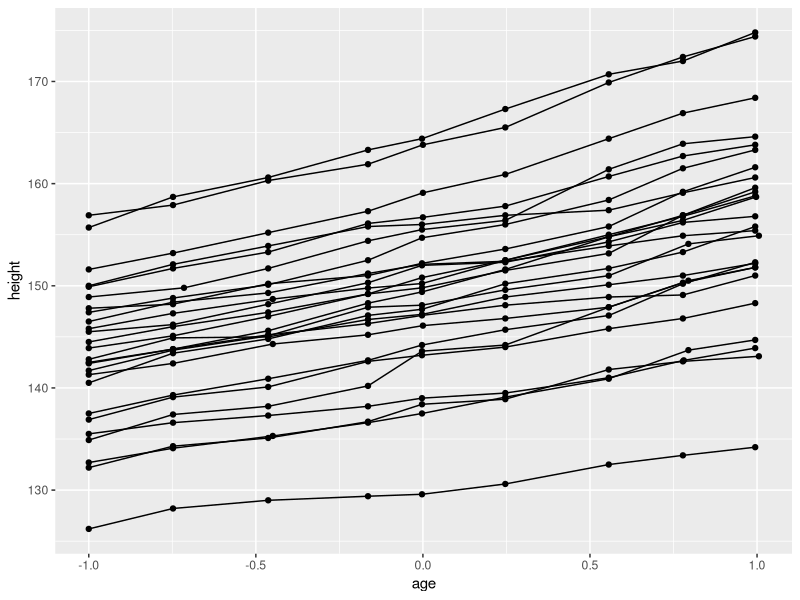
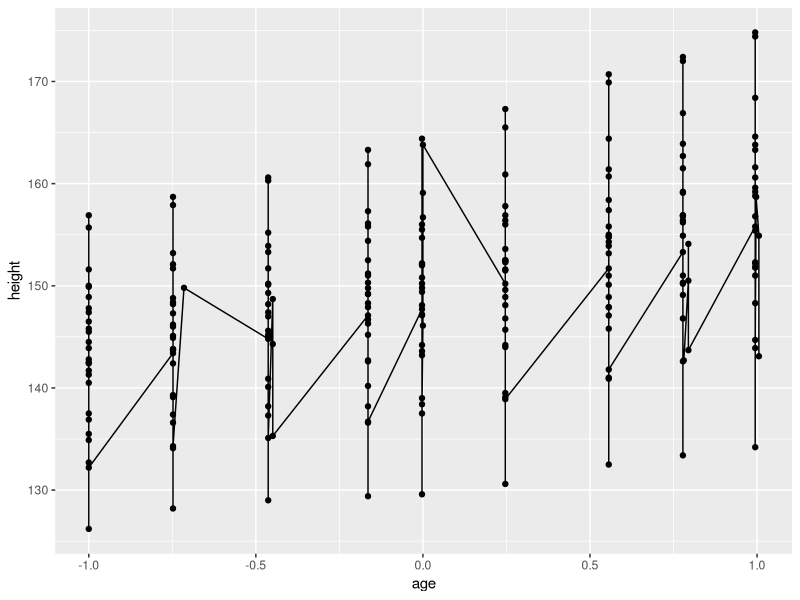
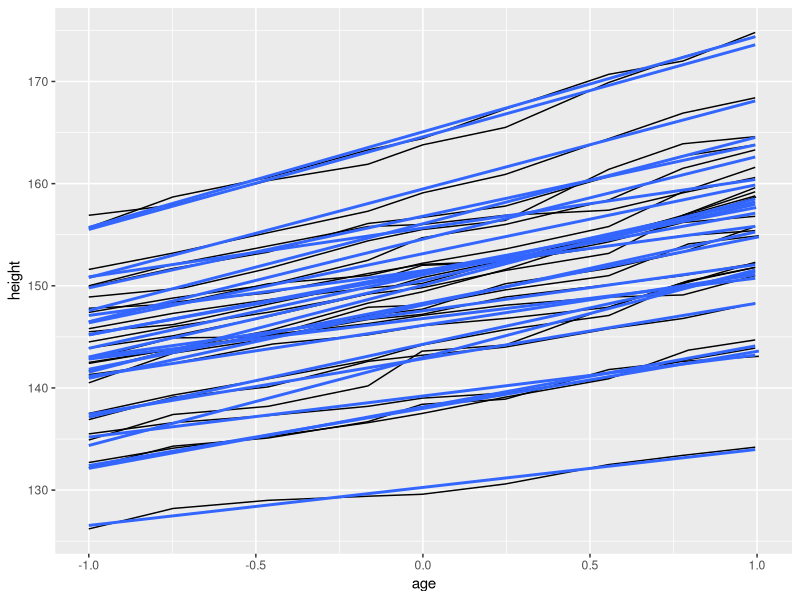
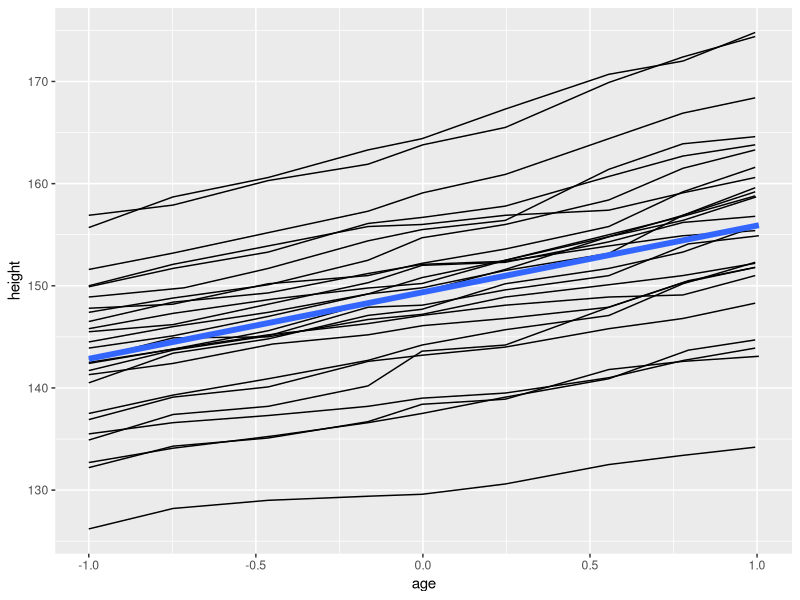
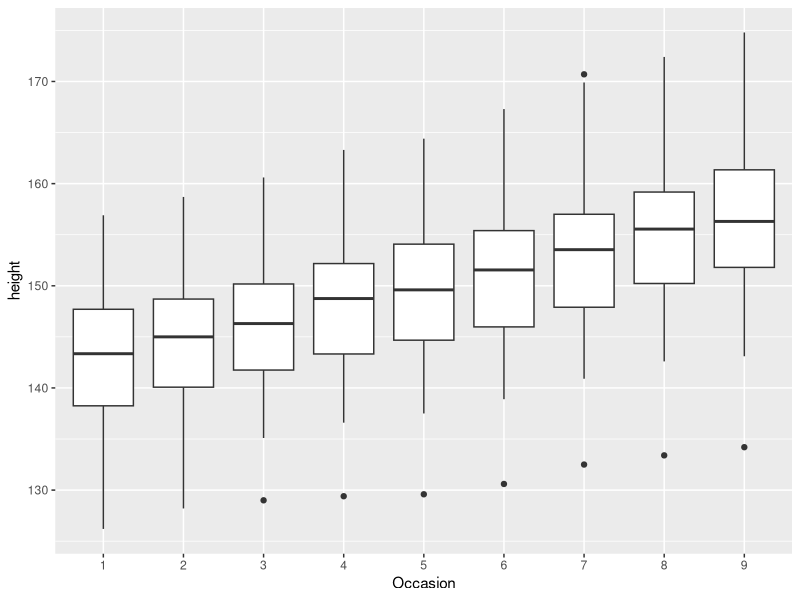
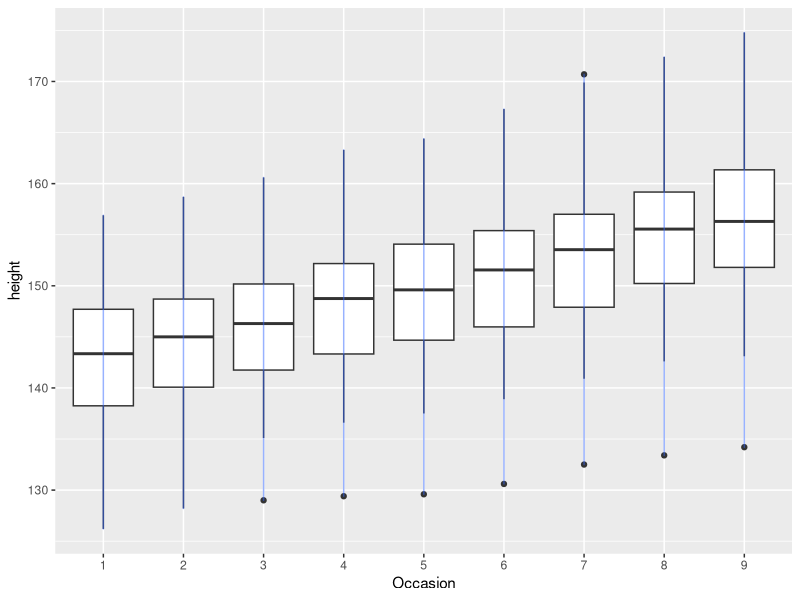
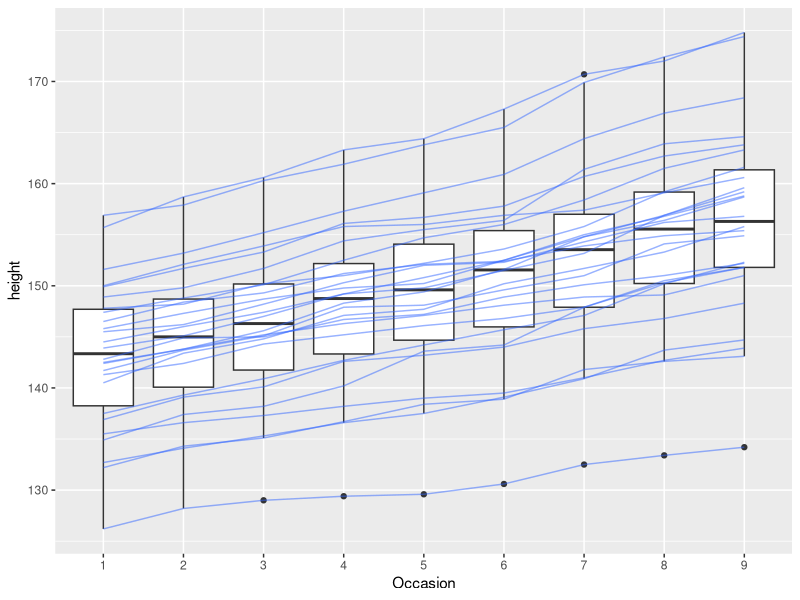
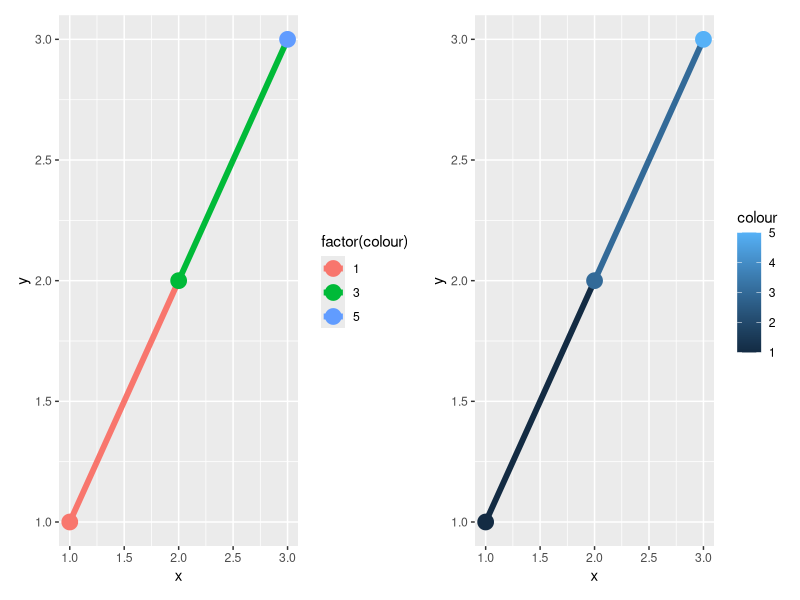

Recreate these plots in R, in order.
## ---- chunk 1
library(ggplot2)
library(nlme)
data(Oxboys, package = "nlme")
head(Oxboys)
## ---- chunk 2
ggplot(Oxboys, aes(age, height, group = Subject)) +
  geom_point() +
  geom_line()
## ---- chunk 3
ggplot(Oxboys, aes(age, height)) +
  geom_point() +
  geom_line()
## ---- chunk 4
ggplot(Oxboys, aes(age, height, group = Subject)) +
  geom_line() +
  geom_smooth(method = "lm", se = FALSE)
## ---- chunk 5
ggplot(Oxboys, aes(age, height)) +
  geom_line(aes(group = Subject)) +
  geom_smooth(method = "lm", linewidth = 2, se = FALSE)
## ---- chunk 6
ggplot(Oxboys, aes(Occasion, height)) +
  geom_boxplot()
## ---- chunk 7
ggplot(Oxboys, aes(Occasion, height)) +
  geom_boxplot() +
  geom_line(colour = "#3366FF", alpha = 0.5)
## ---- chunk 8
ggplot(Oxboys, aes(Occasion, height)) +
  geom_boxplot() +
  geom_line(aes(group = Subject), colour = "#3366FF", alpha = 0.5)
## ---- chunk 9
library(patchwork)
df <- data.frame(x = 1:3, y = 1:3, colour = c(1, 3, 5))

p1 <- ggplot(df, aes(x, y, colour = factor(colour))) +
  geom_line(aes(group = 1), linewidth = 2) +
  geom_point(size = 5)

p2 <- ggplot(df, aes(x, y, colour = colour)) +
  geom_line(aes(group = 1), linewidth = 2) +
  geom_point(size = 5)

p1 | p2
## ---- chunk 10
xgrid <- with(df, seq(min(x), max(x), length = 50))
interp <- data.frame(
  x      = xgrid,
  y      = approx(df$x, df$y,      xout = xgrid)$y,
  colour = approx(df$x, df$colour, xout = xgrid)$y
)
ggplot(interp, aes(x, y, colour = colour)) +
  geom_line(linewidth = 2) +
  geom_point(data = df, size = 5)
## ---- chunk 11
p1 <- ggplot(mpg, aes(class)) +
  geom_bar()
p2 <- ggplot(mpg, aes(class, fill = drv)) +
  geom_bar()
p1 | p2
## ---- chunk 12
ggplot(mpg, aes(class, fill = hwy)) +
  geom_bar()
## ---- chunk 13
ggplot(mpg, aes(class, fill = hwy, group = hwy)) +
  geom_bar()
